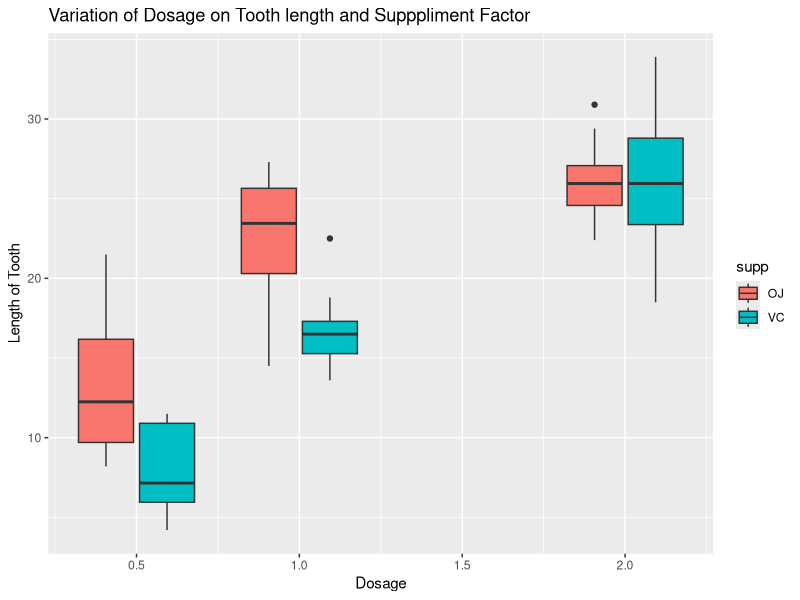
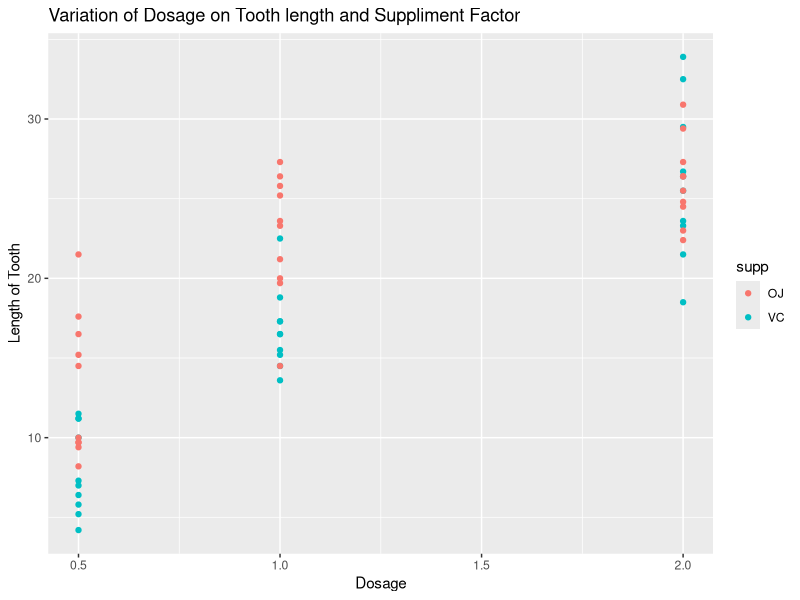

Generate these figures, in order, with R:
## ---- chunk 1
library(ggplot2)
teeth <- datasets::ToothGrowth
str(teeth)
summary(teeth)
table(teeth$dose)
table(teeth$supp)
## ---- chunk 2

ggplot(data = teeth) + geom_boxplot(aes(dose,len,group = interaction(dose,supp),fill=supp)) +labs(x= "Dosage", y= "Length of Tooth", title = "Variation of Dosage on Tooth length and Supppliment Factor")
ggplot(data = teeth) + geom_point(aes(dose,len,group = dose,color=supp)) + labs(x= "Dosage", y= "Length of Tooth", title = "Variation of Dosage on Tooth length and Suppliment Factor")
## ---- chunk 3

OJdose0.5 <- with(teeth[teeth$dose==0.5 & teeth$supp == "OJ",],t.test(len))
print(paste("OJ 1mg/day dosage 95% confidence interval:",OJdose0.5$conf.int[1],OJdose0.5$conf.int[2]))

VCdose0.5 <- with(teeth[teeth$dose==0.5 & teeth$supp == "VC",],t.test(len))
print(paste("VC 1mg/day dosage 95% confidence interval:",VCdose0.5$conf.int[1],VCdose0.5$conf.int[2]))

hypothesis0.5 <- with(teeth[teeth$dose==0.5,],t.test(len~supp))
hypothesis0.5$estimate
print(paste("Hypothesis of 1mg/day Dosage P Value:",hypothesis0.5$p.value))

power0.5<- with(teeth[teeth$dose==0.5,],power.t.test(length(len),delta=13.23-7.98,sd=4.4997)$power)
print(paste("The Power of differentiating OJ and VC in 0.5mg/day dosage is:",power0.5))

## ---- chunk 4

OJdose1 <- with(teeth[teeth$dose==1 & teeth$supp == "OJ",],t.test(len))
print(paste("OJ 1mg/day dosage 95% confidence interval:",OJdose1$conf.int[1],OJdose1$conf.int[2]))

VCdose1 <- with(teeth[teeth$dose==1 & teeth$supp == "VC",],t.test(len))
print(paste("VC 1mg/day dosage 95% confidence interval:",VCdose1$conf.int[1],VCdose1$conf.int[2]))

hypothesis1 <- with(teeth[teeth$dose==1,],t.test(len~supp))
hypothesis1$estimate
print(paste("Hypothesis of 1mg/day Dosage P Value:",hypothesis1$p.value))

power1<- with(teeth[teeth$dose==1,],power.t.test(length(len),delta=22.70-16.77,sd=4.4154)$power)
print(paste("The Power of differentiating OJ and VC in 1mg/day dosage is:",power1))
## ---- chunk 5

OJdose2 <- with(teeth[teeth$dose==1 & teeth$supp == "OJ",],t.test(len))
print(paste("OJ 1mg/day dosage 95% confidence interval:",OJdose2$conf.int[1],OJdose2$conf.int[2]))

VCdose2 <- with(teeth[teeth$dose==1 & teeth$supp == "VC",],t.test(len))
print(paste("VC 1mg/day dosage 95% confidence interval:",VCdose2$conf.int[1],VCdose2$conf.int[2]))

hypothesis2 <- with(teeth[teeth$dose==2,],t.test(len~supp))
hypothesis2$estimate
print(paste("Hypothesis of 1mg/day Dosage P Value:",hypothesis2$p.value))

power2<- with(teeth[teeth$dose==2,],power.t.test(length(len),delta=26.06-26.14,sd=3.7741)$power)
print(paste("The Power of differentiating OJ and VC in 2mg/day dosage is:",power2))
